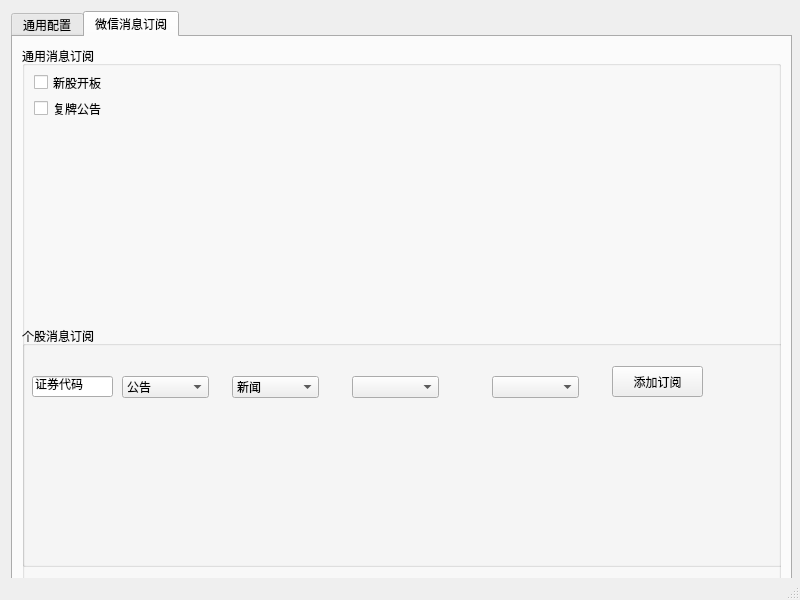
<?xml version="1.0" encoding="UTF-8"?>
<ui version="4.0">
 <class>MainWindow</class>
 <widget class="QMainWindow" name="MainWindow">
  <property name="geometry">
   <rect>
    <x>0</x>
    <y>0</y>
    <width>800</width>
    <height>600</height>
   </rect>
  </property>
  <property name="windowTitle">
   <string>MainWindow</string>
  </property>
  <widget class="QWidget" name="centralwidget">
   <widget class="QTabWidget" name="tabWidget">
    <property name="geometry">
     <rect>
      <x>11</x>
      <y>11</y>
      <width>781</width>
      <height>591</height>
     </rect>
    </property>
    <property name="currentIndex">
     <number>1</number>
    </property>
    <widget class="QWidget" name="tab">
     <attribute name="title">
      <string>通用配置</string>
     </attribute>
     <widget class="QLabel" name="label">
      <property name="geometry">
       <rect>
        <x>60</x>
        <y>50</y>
        <width>72</width>
        <height>15</height>
       </rect>
      </property>
      <property name="text">
       <string>微信号</string>
      </property>
     </widget>
     <widget class="QLabel" name="label_2">
      <property name="geometry">
       <rect>
        <x>50</x>
        <y>80</y>
        <width>161</width>
        <height>16</height>
       </rect>
      </property>
      <property name="text">
       <string>数据缓存路径</string>
      </property>
     </widget>
     <widget class="QLabel" name="label_3">
      <property name="geometry">
       <rect>
        <x>50</x>
        <y>110</y>
        <width>111</width>
        <height>16</height>
       </rect>
      </property>
      <property name="text">
       <string>清空缓存数据</string>
      </property>
     </widget>
    </widget>
    <widget class="QWidget" name="tab_2">
     <attribute name="title">
      <string>微信消息订阅</string>
     </attribute>
     <layout class="QVBoxLayout" name="verticalLayout_2">
      <item>
       <widget class="QGroupBox" name="groupBox">
        <property name="title">
         <string>通用消息订阅</string>
        </property>
        <widget class="QCheckBox" name="checkBox">
         <property name="geometry">
          <rect>
           <x>12</x>
           <y>27</y>
           <width>91</width>
           <height>19</height>
          </rect>
         </property>
         <property name="text">
          <string>新股开板</string>
         </property>
        </widget>
        <widget class="QCheckBox" name="checkBox_4">
         <property name="geometry">
          <rect>
           <x>12</x>
           <y>53</y>
           <width>91</width>
           <height>19</height>
          </rect>
         </property>
         <property name="text">
          <string>复牌公告</string>
         </property>
        </widget>
        <widget class="QGroupBox" name="groupBox_2">
         <property name="geometry">
          <rect>
           <x>0</x>
           <y>280</y>
           <width>761</width>
           <height>241</height>
          </rect>
         </property>
         <property name="title">
          <string>个股消息订阅</string>
         </property>
         <widget class="QComboBox" name="comboBox">
          <property name="geometry">
           <rect>
            <x>100</x>
            <y>50</y>
            <width>87</width>
            <height>22</height>
           </rect>
          </property>
          <item>
           <property name="text">
            <string>公告</string>
           </property>
          </item>
          <item>
           <property name="text">
            <string>不订阅</string>
           </property>
          </item>
         </widget>
         <widget class="QComboBox" name="comboBox_2">
          <property name="geometry">
           <rect>
            <x>210</x>
            <y>50</y>
            <width>87</width>
            <height>22</height>
           </rect>
          </property>
          <item>
           <property name="text">
            <string>新闻</string>
           </property>
          </item>
          <item>
           <property name="text">
            <string>不订阅</string>
           </property>
          </item>
         </widget>
         <widget class="QComboBox" name="comboBox_3">
          <property name="geometry">
           <rect>
            <x>330</x>
            <y>50</y>
            <width>87</width>
            <height>22</height>
           </rect>
          </property>
         </widget>
         <widget class="QComboBox" name="comboBox_4">
          <property name="geometry">
           <rect>
            <x>470</x>
            <y>50</y>
            <width>87</width>
            <height>22</height>
           </rect>
          </property>
         </widget>
         <widget class="QLineEdit" name="lineEdit">
          <property name="geometry">
           <rect>
            <x>10</x>
            <y>50</y>
            <width>81</width>
            <height>21</height>
           </rect>
          </property>
          <property name="text">
           <string>证券代码</string>
          </property>
         </widget>
         <widget class="QToolButton" name="toolButton">
          <property name="geometry">
           <rect>
            <x>590</x>
            <y>40</y>
            <width>91</width>
            <height>31</height>
           </rect>
          </property>
          <property name="text">
           <string>添加订阅</string>
          </property>
         </widget>
        </widget>
       </widget>
      </item>
     </layout>
    </widget>
   </widget>
  </widget>
  <widget class="QStatusBar" name="statusbar"/>
 </widget>
 <resources/>
 <connections/>
</ui>
